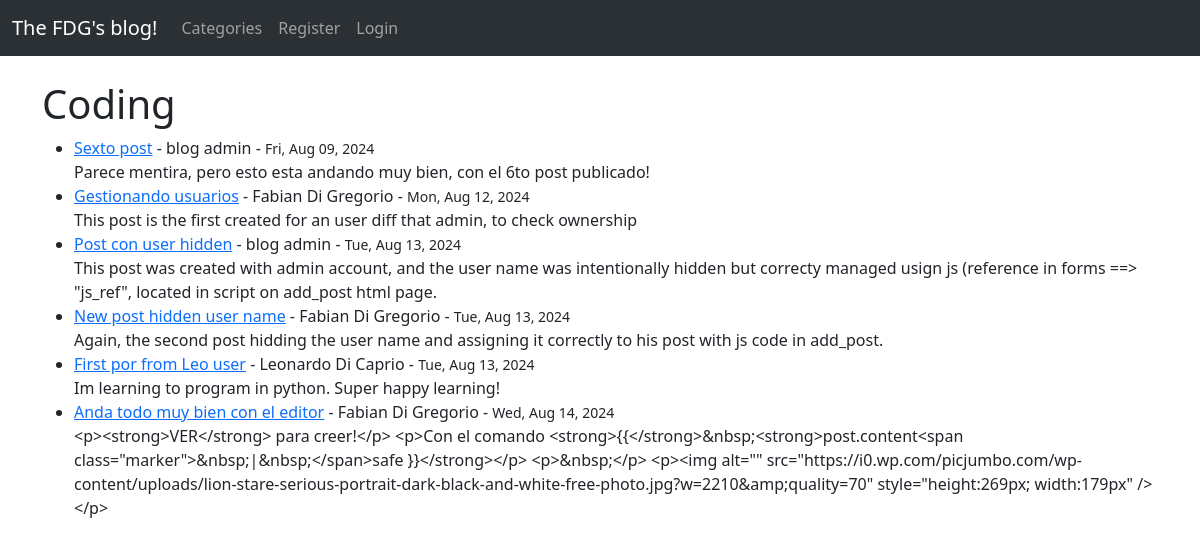
/category/coding/, run on the app's committed database.
### fdgblog/models.py (models this page shows, shortened)
class Post(models.Model):
    title = models.CharField(max_length=255)
    title_tag = models.CharField(max_length=255)
    author = models.ForeignKey(User, on_delete=models.CASCADE)
    content = RichTextField(blank=True, null=True)
    created = models.DateTimeField(auto_now_add=True)
    modified = models.DateTimeField(auto_now=True)
    category = models.CharField(max_length=255, default="uncategorized")
    snippet = models.CharField(max_length=255)
    def get_formatted_created(self):
        return self.created.strftime("%a, %b %d, %Y")  # Example format

### fdgblog/views.py (the view)
# urls.py: path('category/<str:cats>/', CategoryView, name='categories'),
def CategoryView(request, cats):
    category_posts = Post.objects.filter(category=cats.replace('-', ' '))
    return render(request, 'categories.html', {'cats': cats.title().replace('-', ' '), 'category_posts': category_posts})

### fdgblog/templates/categories.html (shortened to what this page needs)
{% extends 'base.html' %}
{% block content %}
    {% if category_posts %}
        <h1>{{ cats }}</h1>
        <ul>
            {% for post in category_posts %}
                <li><a href="{% url 'article_details' post.pk %}">{{ post.title}}</a>
                    - {{ post.author.first_name}} {{ post.author.last_name}}
                    - <small>{{ post.get_formatted_created }}</small>
                <br/>
                {{ post.content|slice:":500" }}
                </li>
        {% endfor %}
        </ul>
    {% else %}
        <h2>This page does not exist!</h2>
    {% endif %}
{% endblock %}

### data on the page
Post: title "Sexto post", author.first_name "blog", author.last_name "admin", get_formatted_created "Fri, Aug 09, 2024", content "Parece mentira, pero esto esta andando muy bien, con el 6to post publicado!"
Post: title "Gestionando usuarios", author.first_name "Fabian", author.last_name "Di Gregorio", get_formatted_created "Mon, Aug 12, 2024", content "This post is the first created for an user diff that admin, to check ownership"
Post: title "Post con user hidden", author.first_name "blog", author.last_name "admin", get_formatted_created "Tue, Aug 13, 2024", content "This post was created with admin account, and the user name was intentionally hidden but correcty managed usign js (reference in forms ==> \"js_ref\", located in script on add_post html page."
Post: title "New post hidden user name", author.first_name "Fabian", author.last_name "Di Gregorio", get_formatted_created "Tue, Aug 13, 2024", content "Again, the second post hidding the user name and assigning it correctly to his post with js code in add_post."
Post: title "First por from Leo user", author.first_name "Leonardo", author.last_name "Di Caprio", get_formatted_created "Tue, Aug 13, 2024", content "Im learning to program in python. Super happy learning!"
Post: title "Anda todo muy bien con el editor", author.first_name "Fabian", author.last_name "Di Gregorio", get_formatted_created "Wed, Aug 14, 2024", content "<p><strong>VER</strong> para creer!</p> <p>Con el comando <strong>{{</strong>&nbsp;<strong>post.content<span class=\"marker\">&nbsp;|&nbsp;</span>safe }}</strong></p> <p>&nbsp;</p> <p><img alt=\"\" src=\"https://i0.wp.com/picjumbo.com/wp-content/uploads/lion-stare-serious-portrait-dark-black-and-white-free-photo.jpg?w=2210&amp;quality=70\" style=\"height:269px; width:179px\" /></p>"

### other printed values
{{ cats }} "Coding"
